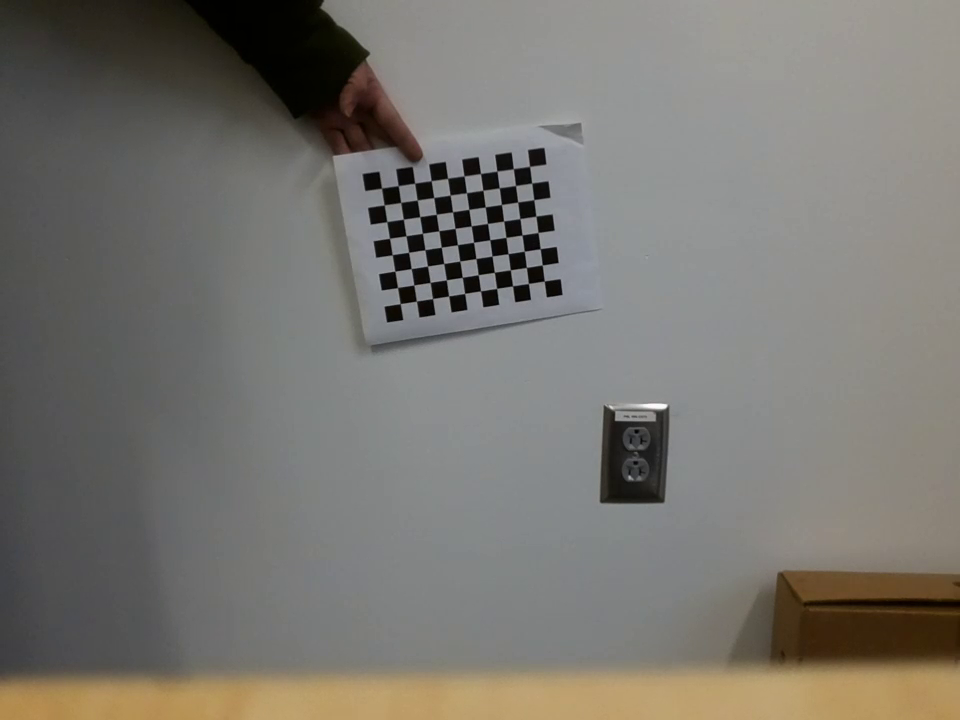
#> input picture calibration_images/image_caliberation015.png, 960 x 720 px, given as the content of the folder ISL_drone_group-main, which was not available
$ python TCab2.py
#> lines starting #> are read from the running program, lines starting #| are printed output that depends on the picture; after the words box and inside, x2 and y2 are one past the last pixel; in counts of white or black regions, pixels touching at a corner belong together; long printed decimals are rounded; pictures that were not available may be replaced by others from this repository, and a replacement may not be noted
import numpy as np
from djitellopy import tello
import cv2
import glob
import os


################ FIND CHESSBOARD CORNERS - OBJECT POINTS AND IMAGE POINTS #############################
'''drone = tello.Tello()
drone.connect()
drone.stream_on()

image = drone.get_frame_read().frame'''


chessboardSize = (8,10)
frameSize = (960,720)
'''
cap = cv2.VideoCapture(0)
if not cap.isOpened():
    print("Cannot open camera")
    exit()
ret, frame = cap.read()
h, w, _ = frame.shape
print('width: ', w)
print('height:', h)
frameSize  = (w, h)
'''


# termination criteria
criteria = (cv2.TERM_CRITERIA_EPS + cv2.TERM_CRITERIA_MAX_ITER, 30, 0.001)


# prepare object points, like (0,0,0), (1,0,0), (2,0,0) ....,(6,5,0)
objp = np.zeros((chessboardSize[0] * chessboardSize[1], 3), np.float32)
objp[:,:2] = np.mgrid[0:chessboardSize[0],0:chessboardSize[1]].T.reshape(-1,2)

size_of_chessboard_squares_mm = 18
objp = objp * size_of_chessboard_squares_mm


# Arrays to store object points and image points from all the images.
objpoints = [] # 3d point in real world space
imgpoints = [] # 2d points in image plane.


images = glob.glob(os.path.join('ISL_drone_group-main' ,'*.png'))
counter = 0
print(len(images))
for image in images:
    if counter % 20 == 0:
        print(f"image {counter} of {len(images)}\n")
        img = cv2.imread(image)
#> img is the input picture: shape (720, 960, 3); mean B, G, R 112.3, 117.9, 120.5
        gray = cv2.cvtColor(img, cv2.COLOR_BGR2GRAY)
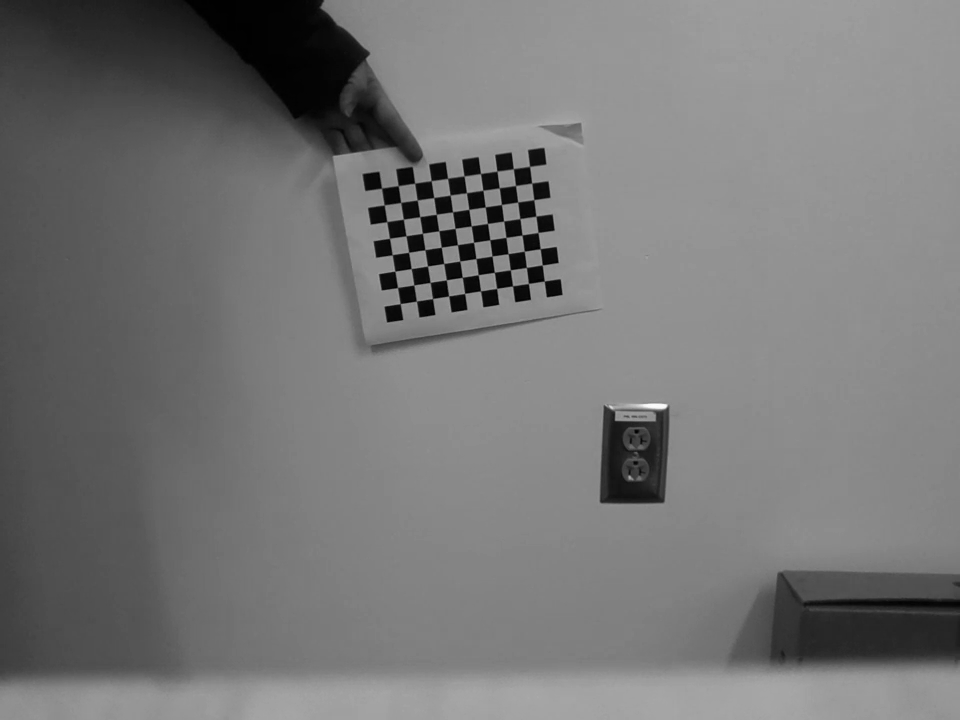
#> gray: shape (720, 960); min 0, max 252, mean 118

        # Find the chess board corners
        ret, corners = cv2.findChessboardCorners(gray, chessboardSize, None)
#> ret = True; corners = 80 rows, first 8: [529.5, 166.4], [531.7, 183.2], [533.7, 199.6], [536.1, 216.1], [537.8, 232.2], [540.3, 248.7], [541.9, 264.6], [544.3, 281]
        # If found, add object points, image points (after refining them)
        if ret == True:

            objpoints.append(objp)
            corners2 = cv2.cornerSubPix(gray, corners, (11,11), (-1,-1), criteria)
#> corners2 = 80 rows, first 8: [529.5, 166.4], [531.7, 183.1], [533.8, 199.7], [535.9, 216.1], [538.1, 232.5], [540.2, 248.7], [542.3, 265], [544.3, 281]
            imgpoints.append(corners)

            # Draw and display the corners
            cv2.drawChessboardCorners(img, chessboardSize, corners2, ret)
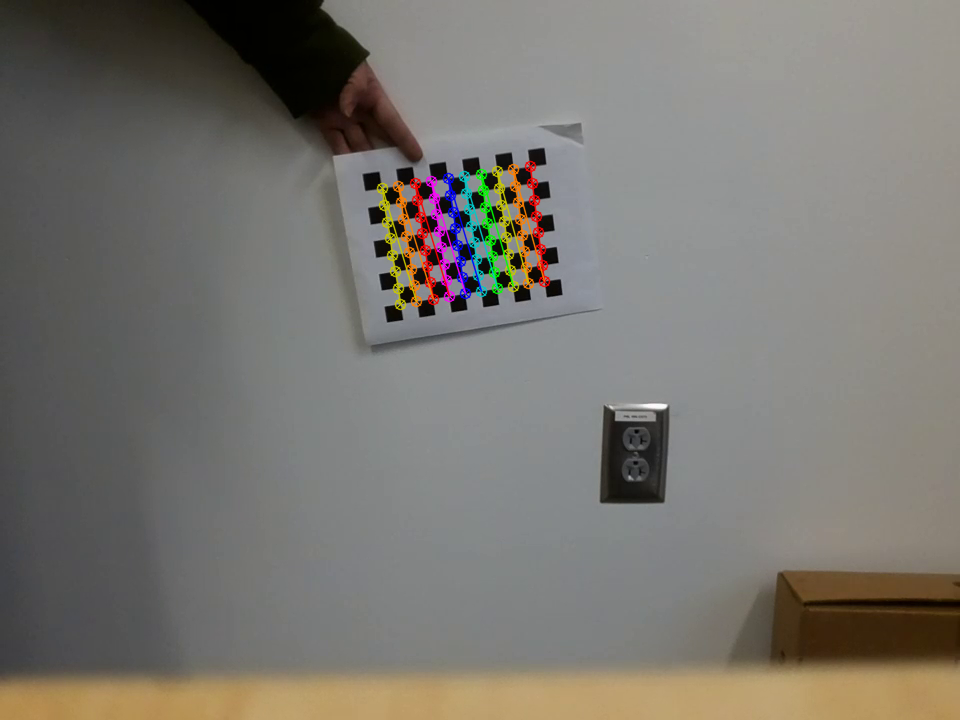
#> img: shape (720, 960, 3); 1.75% of pixels changed, all inside (x1, y1, x2, y2) = (376, 160, 551, 311)
            #cv2.imshow('img', img)
            #cv2.waitKey(1000)
        counter += 1

cv2.destroyAllWindows()


############## CALIBRATION #######################################################
#print(f"objpoints:{objpoints}, \nimgpoints:{imgpoints}")
ret, cameraMatrix, dist, rvecs, tvecs = cv2.calibrateCamera(objpoints, imgpoints, frameSize, None, None)
#> ret = 0.0758; cameraMatrix = [[502.7, 0, 477.7], [0, 506.8, 291.7], [0, 0, 1]]; dist = [[0.0684, 0.365, 0.011, 0.0101, -9.18]]; rvecs = ([0.038, -0.148, 1.42],); tvecs = ([56.04, -135.6, 547.1],)
#print(cameraMatrix)


############## UNDISTORTION #####################################################

img = cv2.imread(os.path.join('ISL_drone_group-main','image_caliberation102.png'))
h,  w = img.shape[:2]
#> h = 720; w = 960
newCameraMatrix, roi = cv2.getOptimalNewCameraMatrix(cameraMatrix, dist, (w,h), 1, (w,h))
#> newCameraMatrix = [[502.7, 0, 477.7], [0, 506.8, 291.7], [0, 0, 1]]; roi = (0, 0, 959, 719)
print(newCameraMatrix)
#| [[502.704   0.         477.708]
#|  [  0.         506.846 291.652]
#|  [  0.           0.           1.        ]]

with open('camera_matrix_tellofdac29.txt', 'w') as f:
    f.write(str(newCameraMatrix))


# Undistort
dst = cv2.undistort(img, cameraMatrix, dist, None, newCameraMatrix)
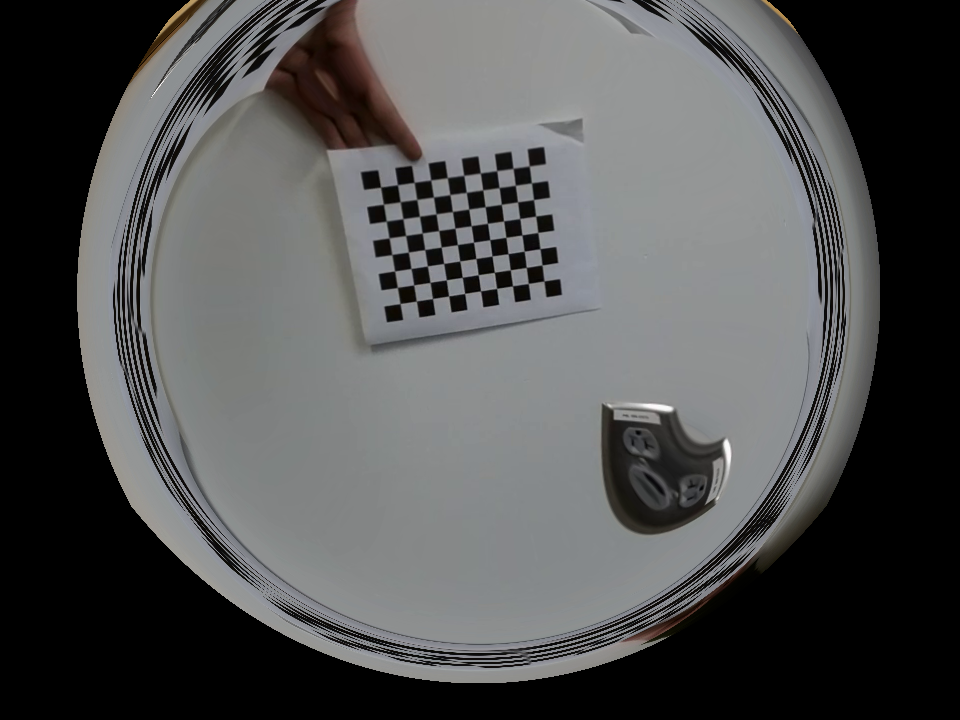
#> dst: shape (720, 960, 3); mean B, G, R 81.9, 81.8, 81.2

# crop the image
x, y, w, h = roi
#> x = 0; y = 0; w = 959; h = 719
dst = dst[y:y+h, x:x+w]
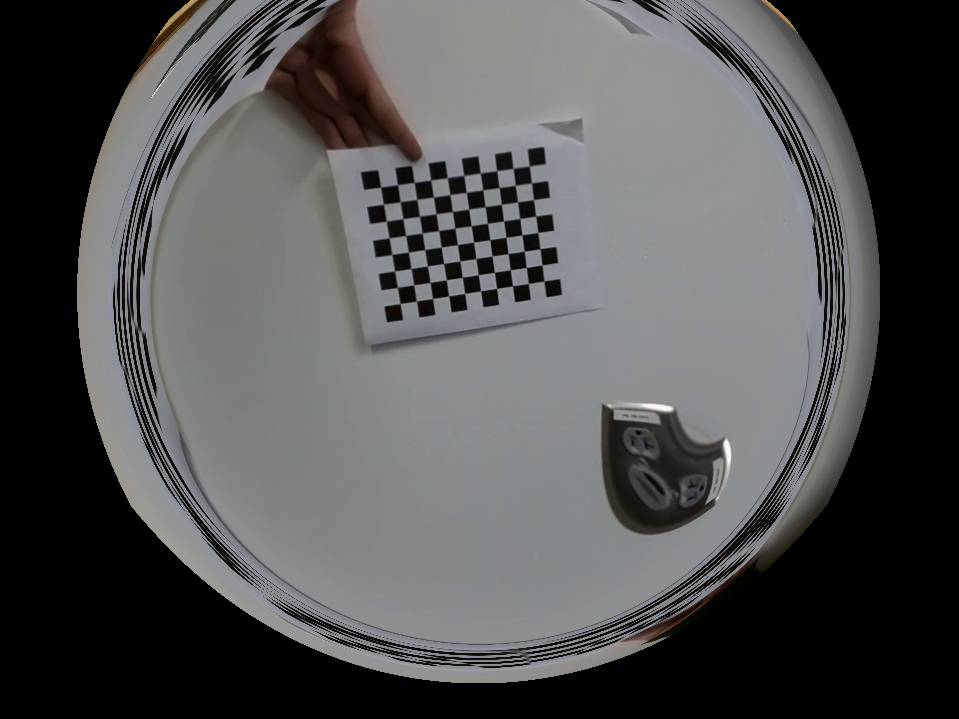
#> dst: shape (719, 959, 3); mean B, G, R 82.1, 82, 81.4
cv2.imwrite('caliResult1.png', dst)


# Undistort with Remapping
mapx, mapy = cv2.initUndistortRectifyMap(cameraMatrix, dist, None, newCameraMatrix, (w,h), 5)
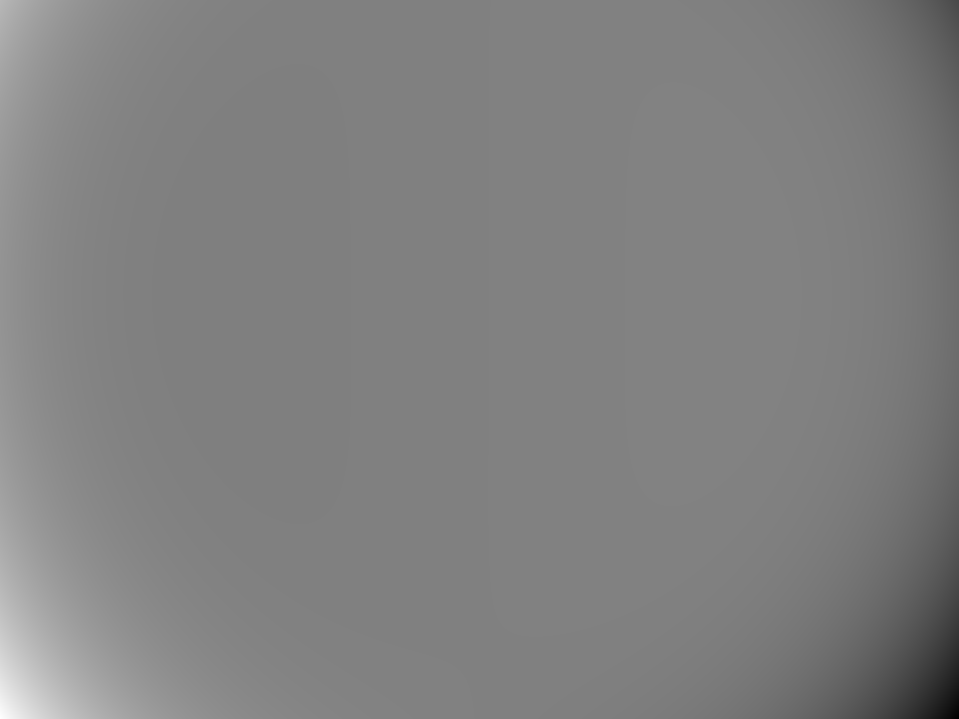
#> mapx: shape (719, 959) float32; min -17253.5, max 17818.1, mean 468.3; drawn with min black and max white
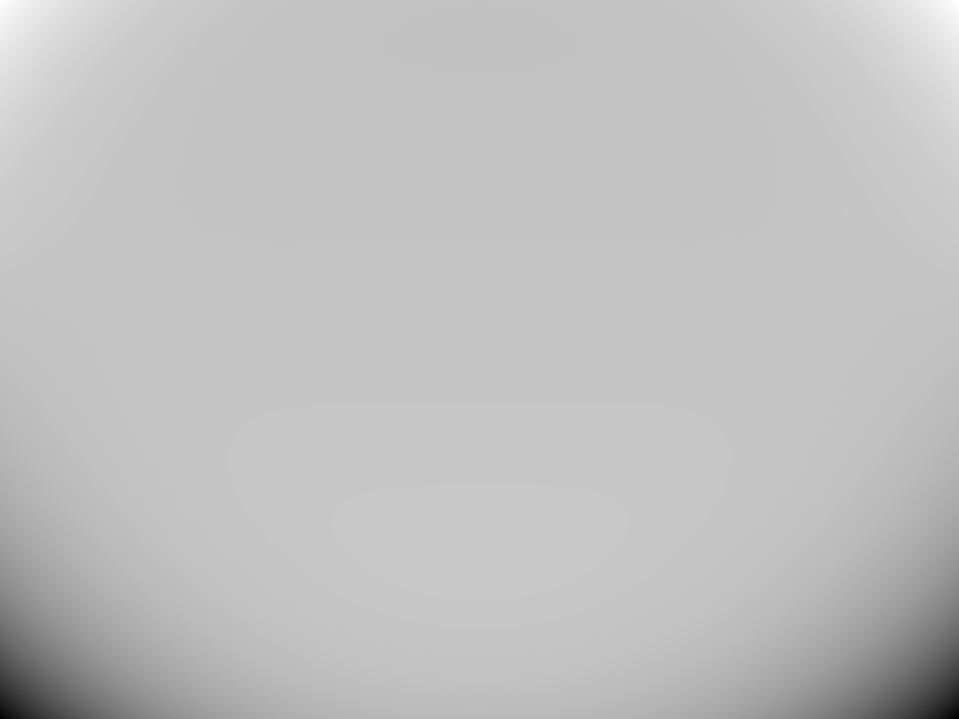
#> mapy: shape (719, 959) float32; min -15446.4, max 4966.7, mean -97.8; drawn with min black and max white
dst = cv2.remap(img, mapx, mapy, cv2.INTER_LINEAR)

# crop the image
x, y, w, h = roi
dst = dst[y:y+h, x:x+w]
cv2.imwrite('caliResult2.png', dst)


# Reprojection Error
mean_error = 0

for i in range(len(objpoints)):
    imgpoints2, _ = cv2.projectPoints(objpoints[i], rvecs[i], tvecs[i], cameraMatrix, dist)
    error = cv2.norm(imgpoints[i], imgpoints2, cv2.NORM_L2)/len(imgpoints2)
    mean_error += error
#> this loop made 1 pass
#> (error, mean_error) on pass 1: (0.00847, 0.00847)
#> after the loop, mean_error = 0.00847

print( "total error: {}".format(mean_error/len(objpoints)) )
#| total error: 0.008473
